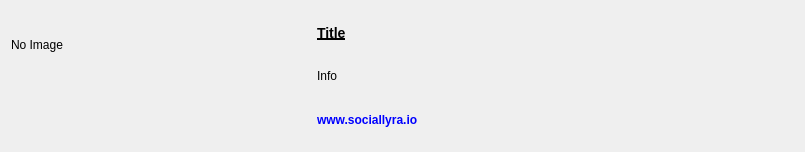
<?xml version="1.0" encoding="UTF-8"?>
<ui version="4.0">
 <class>annWidget</class>
 <widget class="QWidget" name="annWidget">
  <property name="geometry">
   <rect>
    <x>0</x>
    <y>0</y>
    <width>805</width>
    <height>152</height>
   </rect>
  </property>
  <property name="sizePolicy">
   <sizepolicy hsizetype="Preferred" vsizetype="Minimum">
    <horstretch>0</horstretch>
    <verstretch>0</verstretch>
   </sizepolicy>
  </property>
  <property name="windowTitle">
   <string>Form</string>
  </property>
  <layout class="QHBoxLayout" name="horizontalLayout">
   <property name="spacing">
    <number>6</number>
   </property>
   <item>
    <layout class="QVBoxLayout" name="verticalLayout_2">
     <property name="sizeConstraint">
      <enum>QLayout::SetMinimumSize</enum>
     </property>
     <item>
      <widget class="QLabel" name="imageLabel">
       <property name="minimumSize">
        <size>
         <width>300</width>
         <height>75</height>
        </size>
       </property>
       <property name="maximumSize">
        <size>
         <width>300</width>
         <height>75</height>
        </size>
       </property>
       <property name="text">
        <string>No Image</string>
       </property>
       <property name="alignment">
        <set>Qt::AlignLeading|Qt::AlignLeft|Qt::AlignTop</set>
       </property>
      </widget>
     </item>
    </layout>
   </item>
   <item>
    <layout class="QVBoxLayout" name="verticalLayout">
     <property name="spacing">
      <number>0</number>
     </property>
     <item>
      <widget class="QLabel" name="titleLabel">
       <property name="sizePolicy">
        <sizepolicy hsizetype="Preferred" vsizetype="Minimum">
         <horstretch>0</horstretch>
         <verstretch>0</verstretch>
        </sizepolicy>
       </property>
       <property name="styleSheet">
        <string notr="true">text-decoration:underline;
font-size:14px;
font-weight:800;</string>
       </property>
       <property name="text">
        <string>Title</string>
       </property>
      </widget>
     </item>
     <item>
      <widget class="QLabel" name="infoLabel">
       <property name="sizePolicy">
        <sizepolicy hsizetype="Expanding" vsizetype="Minimum">
         <horstretch>0</horstretch>
         <verstretch>0</verstretch>
        </sizepolicy>
       </property>
       <property name="maximumSize">
        <size>
         <width>1900</width>
         <height>16777215</height>
        </size>
       </property>
       <property name="styleSheet">
        <string notr="true">text-align: justify;</string>
       </property>
       <property name="text">
        <string>Info</string>
       </property>
       <property name="wordWrap">
        <bool>true</bool>
       </property>
      </widget>
     </item>
     <item>
      <layout class="QHBoxLayout" name="horizontalLayout_2">
       <property name="spacing">
        <number>0</number>
       </property>
       <item>
        <widget class="QPushButton" name="linkButton">
         <property name="sizePolicy">
          <sizepolicy hsizetype="Minimum" vsizetype="Minimum">
           <horstretch>0</horstretch>
           <verstretch>0</verstretch>
          </sizepolicy>
         </property>
         <property name="cursor">
          <cursorShape>PointingHandCursor</cursorShape>
         </property>
         <property name="styleSheet">
          <string notr="true">background-color:transparent ;
border:0;
border-radius:3px;
color:blue;
font-size:12px;
font-weight:bold;
padding-left:0px;
padding-right:0px;
padding-top:0px;
padding-bottom:0px;
text-align:left;
margin:0px;</string>
         </property>
         <property name="text">
          <string>www.sociallyra.io</string>
         </property>
         <property name="flat">
          <bool>false</bool>
         </property>
        </widget>
       </item>
       <item>
        <spacer name="horizontalSpacer">
         <property name="orientation">
          <enum>Qt::Horizontal</enum>
         </property>
         <property name="sizeHint" stdset="0">
          <size>
           <width>40</width>
           <height>20</height>
          </size>
         </property>
        </spacer>
       </item>
      </layout>
     </item>
    </layout>
   </item>
  </layout>
 </widget>
 <resources/>
 <connections/>
</ui>
